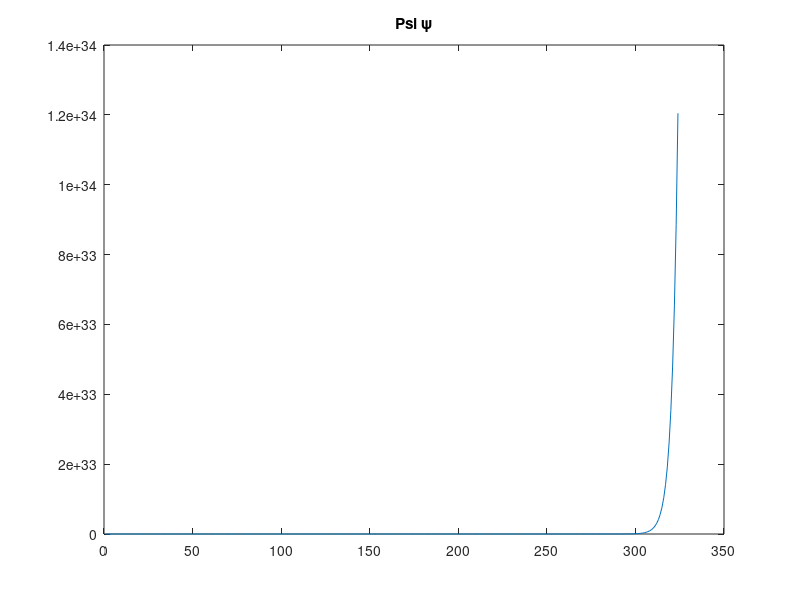
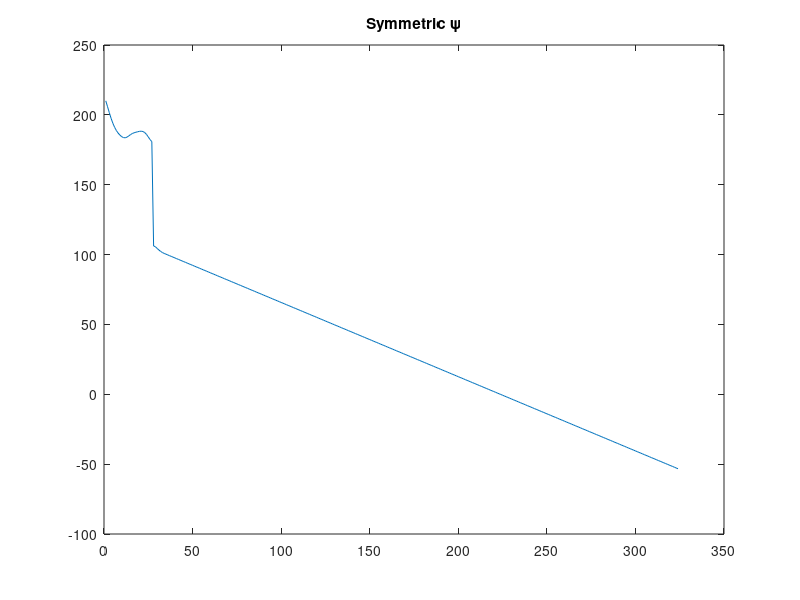
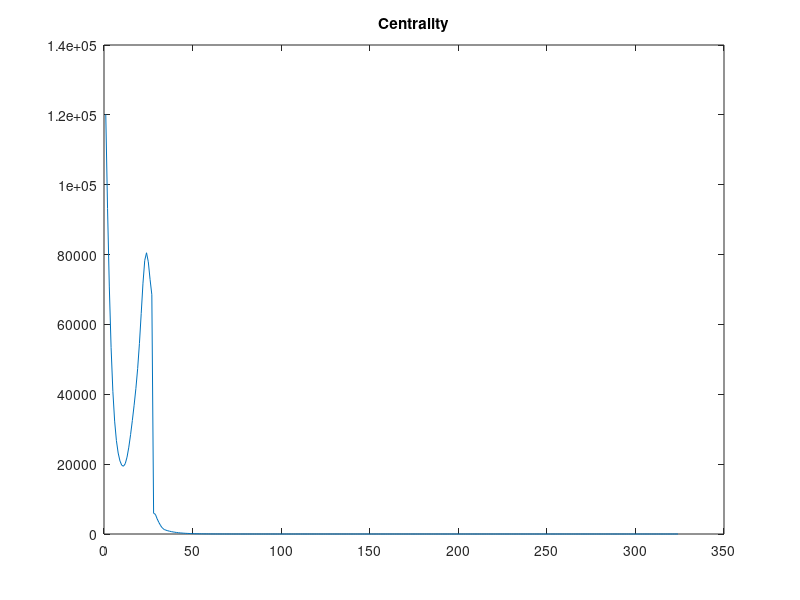
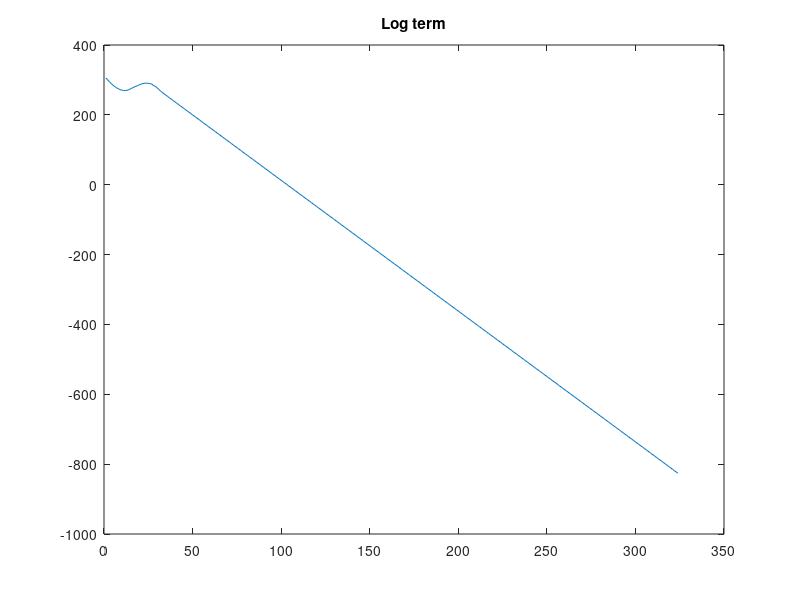

Here is the MATLAB script that generated these plots, in order:
warning('off','MATLAB:nearlySingularMatrix')
%In this test we solve the atd direction and take a step that 
% does not take an alpha so small as to satify a positive mu
% and x feasible

%Experiment where we move x and tau until Lambda < 1 in which case we move
%all variables.
%Direction is calculated incorporating the dual residual in the objective

format compact
close all
clear all

%Define a feasible lp
m = 10;
n = 20;

A = randn(m,n);
x_0 = rand(n,1);
s_0 = rand(n,1);
b = A*x_0;
c = A'*randn(m,1)+s_0;

%Define some initial points 
x_0 = rand(n,1);
s_0 = rand(n,1);
y_0 = randn(m,1);
t_0 = 1;
k_0 = 1;
o_0 = 1;


%move the starting point far off center
x_0 = x_0.^5
x_0 = 1000*x_0/max(x_0)
s_0 = s_0.^5
s_0 = 1000*s_0/max(s_0)
%make a starting point not so off center but with one bad entry
%x_0(1) = 1.e-10
%s_0(1) = 1.e-10

%Form the initial residuals
pr = -A*x_0+t_0*b;
dr = A'*y_0+s_0-t_0*c;
gr = c'*x_0-b'*y_0+k_0;
mu_0 = x_0'*s_0+t_0*k_0;
mu_0 = mu_0/(n+1);

G =[ [zeros(m)   A    -b  pr];...
     [-A'     zeros(n) c  dr];...
     [b'        -c'    0  gr];
     [-pr'      -dr'  -gr 0 ]];

rho = (n+sqrt(n));
nu = n+1;
sigma = (n+1)/rho;

dual_residual_s = zeros(n,1); %Running dual residual
dual_residual_k = 0;

%------------------------------------------
max_iter = 1000;

%Functions to track the values of interest
f   = @(x,t) -sum(log(x)) - log(t);
logt  = @(x,s,t,k) rho*log(x'*s+t*k);
centering_term = @(x,s,t,k) nu^2/(sigma*(x'*s+t*k))^2*norm([x.*s;t*k]/(x'*s+t+k)-nu);
cent = @(x,s,t,k) norm([x.*s;t*k]-sigma*(x'*s+t*k)/nu);
phi_2 = @(x,s,t,k) f(x,t) + centering_term(x,s,t,k) + logt(x,s,t,k);
sym_phi = @(x,s,t,k) f(x,t) + f(s,k) + logt(x,s,t,k);
norms = @(x,s) norm(x.*s)^2;

%Vectors to store the values 
cent_hist = zeros(max_iter,1);
phi2_hist = zeros(max_iter,1);
sym_phi_hist = zeros(max_iter,1);
logt_hist = zeros(max_iter,1);
f_hist    = zeros(max_iter,1);
mu_hist   = zeros(max_iter,1);
norms_hist= zeros(max_iter,1);

o_hist     = zeros(max_iter,1);
linf_hist  = zeros(max_iter,1);
tomu_hist  = zeros(max_iter,1);
xds_dsx    = zeros(max_iter,1);
%-----------------------------------------

%Initialize iteration variables
i = 0;
k = k_0;
t = t_0;
x = x_0;
y = y_0;
s = s_0;
o = o_0;
mu = mu_0;

for iter = 1:max_iter
    
    %Evaluate the values we track
    cent_hist(iter)   = cent(x,s,t,k);
    logt_hist(iter)   = logt(x,s,t,k);
    f_hist(iter)      = f(x,t);
    phi2_hist(iter)   = phi_2(x,s,t,k);
    sym_phi_hist(iter)= sym_phi(x,s,t,k);
    o_hist(iter)      = o;
    tomu_hist(iter)   = o*mu_0/mu;
    mu_hist(iter)     = (x'*s+t*k)/nu;
    norms_hist(iter)  = norms(x,s);
    
    %Solve for the direction
    
    %Evaluate the hessian
    muH = mu*diag(x.^(-2));
    mkot = mu*1/t^2; 

    %Evaluate the residuals
    drs = -A'*y-s+t*c+o*dr;
    drk = -c'*x+b'*y-k+o*gr;
    ndra = norm([drs;drk]);
     
    
    %form the rhs
    rhs = ...
    [zeros(m,1);...
    -s+mu*sigma*x.^(-1)-drs;...
    -k+mu*sigma*1/t-drk;...
    0];

    %Complete G with the evaluated hessian
    G(m+1:m+n,m+1:m+n) = muH;
    G(m+n+1,m+n+1)     = mkot;

    %Solve for the direction
    d   = G\rhs;
    %Iterative refiniement
    for j = 1:20
       d   = G\(-G*d+rhs);
    end

    dy  = d(1:m);
    dx  = d(m+1:m+n);
    dt  = d(m+n+1);
    dth = d(m+n+2);
    ds  = rhs(m+1:n+m)-muH*dx;
    dk  = rhs(m+n+1)-mkot*dt;

    %Numerical errors
    %n_err = G*d-rhs;
    %nn_err=norm(n_err);
    %neq_lin = norm([A*dx-dt*b+pr*dth;-A'*dy-ds+dt*c+dth*dr;b'*dy-c'*dx+gr*dth-k;-pr'*dy-dr'*dx-gr*dt])

    %History for the terms with dz
    %xds_dsx(iter) = rho/mu*(dx'*s + dt*k + ds'*x+dk*t);
    
    %Calculate lambda
    lambdasq = (dx./x)'*(dx./x)+dt^2/t^2;
    lambda = sqrt(lambdasq);
    
    %Calculate the step
    alpha = 1/(1+lambda);

    %Infeasibility of the full dual step
    dual_inf = min(s+ds);
    fprintf('Iter %i: lambda %3.3d, mu %3.3d, ||dr||: %3.3d',...
        iter,lambda,mu,ndra);
    
   if(min(s)<0)
    fprintf('**')
   end
   
   %If lambda > 1 move all but s and k
   if(lambda > 1)
        y = y+alpha*dy;
        x = x+alpha*dx;
        t = t+alpha*dt;
        o = o+alpha*dth;
       
   else
        fprintf('----------FULL STEP--------');
        %Take the step on all
        y = y+dy;
        x = x+dx;
        s = s+ds+drs;
        t = t+dt;
        k = k+dk+drk;
        o = o+dth;
   end
   
   %Update mu
    mu = x'*s+t*k;
    mu = mu/(n+1);
    fprintf('\n')
  
    if(mu < 1.e-16 || min(x) <0 || t<0 )
        if(min(x)<0)
            fprintf('Primal is infeasible!');
        end
        if(t<0)
            fprintf('Tau infeasible');
        end
        
        if(mu<1.e-16)
            fprintf('Mu < 1.e-16')
            fprintf('Mu %f\n',mu)
        end
      
        phi2_hist = phi2_hist(1:iter);
        sym_phi_hist = sym_phi_hist(1:iter);
        cent_hist = cent_hist(1:iter);
       
        f_hist = f_hist(1:iter);
        logt_hist = logt_hist(1:iter);
       
        o_hist = o_hist(1:iter);
        linf_hist = linf_hist(1:iter);
        tomu_hist = tomu_hist(1:iter);
        xds_dsx   = xds_dsx(1:iter);
        mu_hist   = mu_hist(1:iter);
        norms_hist=norms_hist(1:iter);
        break

    end

end


plot(phi2_hist)
title('Psi \psi')

figure
plot(sym_phi_hist)
title('Symmetric \psi')

figure
plot(cent_hist)
title('Centrality')

figure
plot(logt_hist)
title('Log term')

figure
plot(f_hist)
title('f')

figure
plot(mu_hist)
title('mu')

figure 
plot(norms_hist)
title('||s||_{H^{-1}(x)}')


